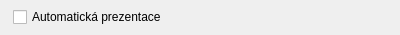
<?xml version="1.0" encoding="UTF-8"?>
<ui version="4.0">
 <class>PresentationPropertiesWidget_PowerPoint</class>
 <widget class="QWidget" name="PresentationPropertiesWidget_PowerPoint">
  <property name="geometry">
   <rect>
    <x>0</x>
    <y>0</y>
    <width>400</width>
    <height>35</height>
   </rect>
  </property>
  <property name="windowTitle">
   <string>Form</string>
  </property>
  <layout class="QGridLayout" name="gridLayout">
   <property name="leftMargin">
    <number>0</number>
   </property>
   <property name="topMargin">
    <number>0</number>
   </property>
   <property name="rightMargin">
    <number>0</number>
   </property>
   <property name="bottomMargin">
    <number>0</number>
   </property>
   <item row="0" column="0">
    <widget class="QLabel" name="label">
     <property name="pixmap">
      <pixmap resource="../../../res/resources.qrc">:/icons/16/Repeat_16px.png</pixmap>
     </property>
    </widget>
   </item>
   <item row="0" column="1">
    <widget class="QCheckBox" name="cbAutoPresentation">
     <property name="sizePolicy">
      <sizepolicy hsizetype="Expanding" vsizetype="Fixed">
       <horstretch>0</horstretch>
       <verstretch>0</verstretch>
      </sizepolicy>
     </property>
     <property name="text">
      <string>Automatická prezentace</string>
     </property>
    </widget>
   </item>
  </layout>
 </widget>
 <resources>
  <include location="../../../res/resources.qrc"/>
 </resources>
 <connections/>
</ui>
